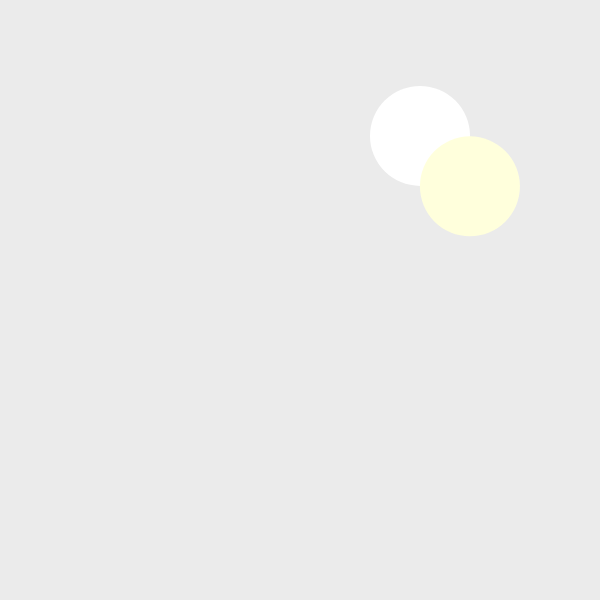
Frame 1 (no input)
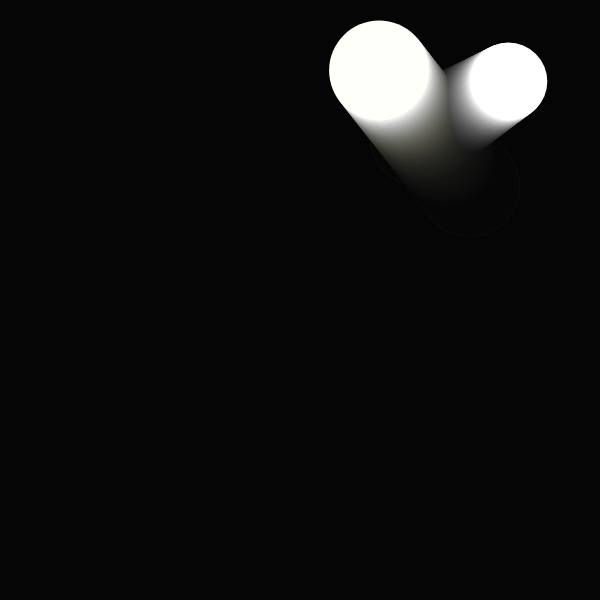
Frame 60 (no input)
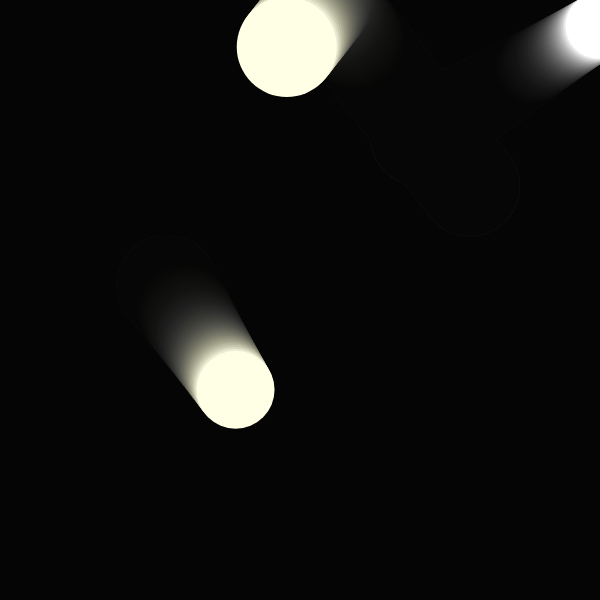
Frame 120 (the mouse pressed at the canvas centre since frame 60)

The p5.js sketch that drew these frames (run headless with seeded random() and noise() and a simulated clock; from frame 60 on, the mouse is pressed at the canvas centre):

// p5.js sketch
// ── sketch.js
let ball1,ball2
let balls = []
let numOfBalls;

function setup() {
  createCanvas(600, 600);
  noStroke()
  ball1 = new Ball();
  ball2 = new Ball();
  numOfBalls = 0;
}

function mousePressed(){
  balls[numOfBalls] = new Ball();
  numOfBalls++;
  console.log(numOfBalls)
}

function draw() {
  background(0,20);
  fill(255,255,255)
  ball1.show();
  ball1.move();
  ball1.boundaries();
  ball1.pulse();
  ball2.glow()
  ball2.show();
  ball2.move();
  ball2.boundaries();
  
  for(let i = 0; i<balls.length; i++){
    balls[i].show()
    balls[i].move()
    balls[i].boundaries()
    balls[i].pulse()
  }
}

class Ball {
  constructor(){
    this.x = random(20,width-20);
    this.y = random(20,height-20);
    this.xSpeed = random(-3,3);
    this.ySpeed = random(-3,3);
    this.w = 100;
    this.h = 100;
    this.tar = 100;
    this.tar1 = 50;
    this.b = 220;
    this.speed = 2
  }
  
  show(){
    ellipse(this.x,this.y,this.w,this.h)
  }
  
  move(){
    this.x = this.x + this.xSpeed
    this.y = this.y + this.ySpeed
  }
  
  boundaries(){
    if(this.x < 0 || this.x > width){
      this.xSpeed*=-1
    }
    if(this.y < 0 || this.y > height){
      this.ySpeed*=-1
    }
  }
  
  pulse(){
    this.w = lerp(this.w,this.tar,0.01);
    this.h = lerp(this.h,this.tar,0.01);
    
    if(round(this.w) <= round(this.tar)){
      this.tar = 100;
    }
    if(round(this.w) >= round(this.tar)){
      this.tar = 50;
    }
    if(round(this.h) <= round(this.tar)){
      this.tar = 100;
      this.tar - 50;
    }
    if(round(this.h) >= round(this.tar)){
      this.tar = 50;
      this.tar1 = 100;
    }
  }
  
  glow(){
    fill(255,255,this.b)
    this.b+= this.speed
    if(this.b > 255){
      this.speed = -2
    }
    if(this.b < 220){
      this.speed = 2
    }
  }
}
